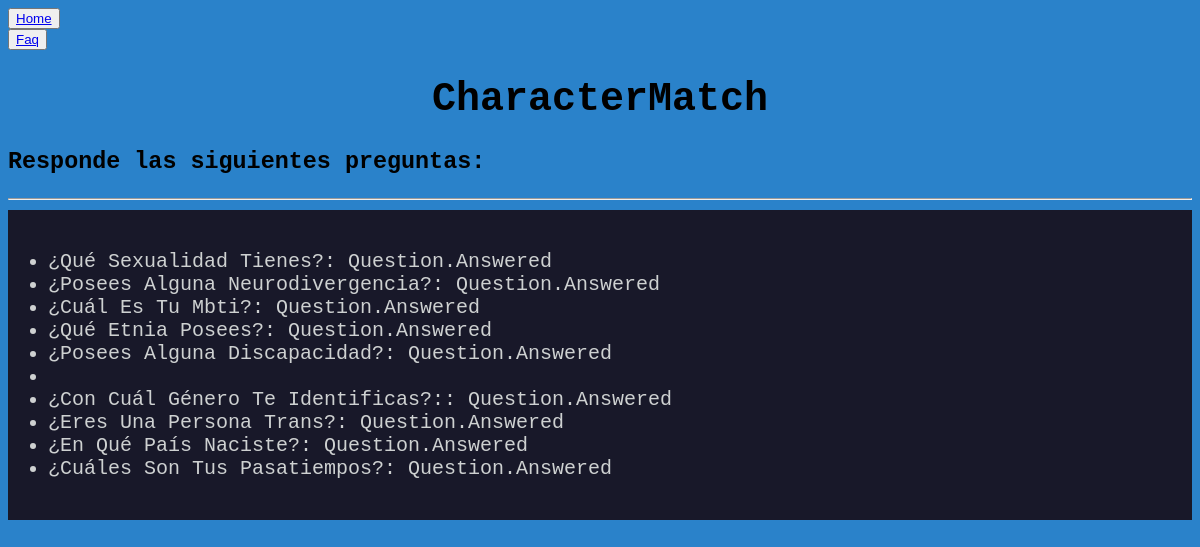
Screenshot of /form/ with the database file from the repository.
### Form/models.py (models this page shows)
class FormQuestion(models.Model):
    question = models.CharField(max_length=200)
    answered = models.IntegerField(default=0)

### Form/views.py (the view)
# urls.py: path("form/", views.form, name="Form")
def form(request):
    questions = FormQuestion.objects.all()
    return render(request, "form.html", {"form": questions})

### Form/templates/form.html
<section>
    <button class="button">
        <span><a href="../">Home</a></span>
    </button>
</section>
<section>
    <button class="button">
        <span><a href="../faq">Faq</a></span>
    </button>
</section>
{% extends "base.html" %} {% block title %} Form {% endblock %}
{% block content %}
<h3>Responde las siguientes preguntas:</h3>
<hr>
<footer class="footer">
    <div class="content">
        <div class="footer-row">
            <br>
            <br>
            <ul>
                {% for question in form%}
                <li>
                    {%if question.answered != 0%} {{question.question}}: question.answered{% endif %}
                </li>
                {% endfor %}
            </ul>
        </div>
    </div>
</footer>
{% endblock %}

### Form/templates/base.html (shortened to what this page needs)
{% load static %}
<!DOCTYPE html>
<html style="font-size: 20px; font-family: 'Courier New', Courier, monospace;"
lang="ES">
    <head>
        <link rel="stylesheet" href= '{% static 'css/style.css' %}' />
    </head>
    <body>
        <h1 class="titulo">CharacterMatch</h1>
        <div class="container">{% block content %}{% endblock %}</div>
    </body>
</html>

### static/css/style.css (style rules this page uses)
body { background-color: rgb(42, 130, 202); }
.titulo { text-align: center; }
.button { text-align: center; }
footer { text-transform: capitalize; text-align: left; }
.content { max-width: 1200px; margin: 0 auto; }
.footer { background-color: rgb(24, 24, 41); padding: 20px 0; color: rgb(206, 209, 209); }
.footer-row { display:flex; flex-wrap: wrap; }

### rows the page displays
FormQuestion: question "¿Qué Sexualidad Tienes?"
FormQuestion: question "¿Posees Alguna Neurodivergencia?"
FormQuestion: question "¿Cuál Es Tu Mbti?"
FormQuestion: question "¿Qué Etnia Posees?"
FormQuestion: question "¿Posees Alguna Discapacidad?"
FormQuestion: question "¿Con Cuál Género Te Identificas?:"
FormQuestion: question "¿Eres Una Persona Trans?"
FormQuestion: question "¿En Qué País Naciste?"
FormQuestion: question "¿Cuáles Son Tus Pasatiempos?"
